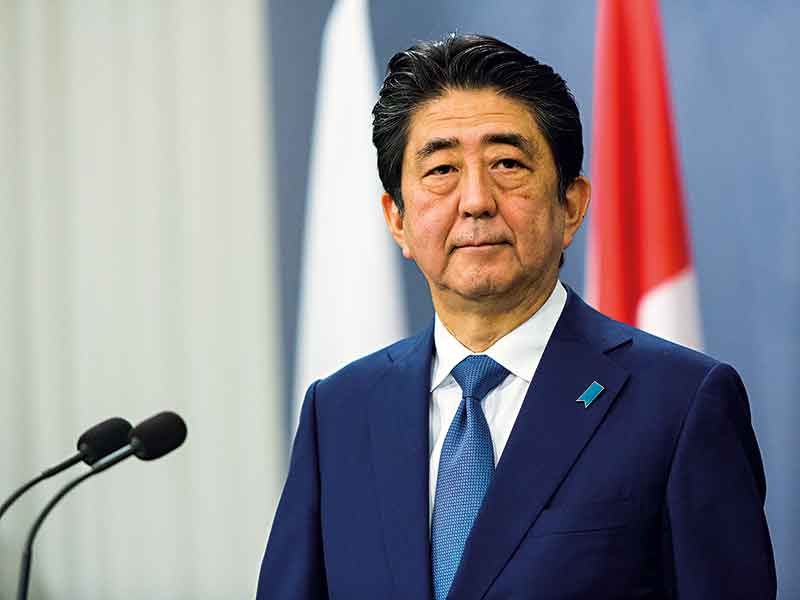
#> input picture image/Abenomics.jpg, 800 x 600 px, given in place of test.jpg, which was not available
$ python ex.py
#> lines starting #> are read from the running program, lines starting #| are printed output that depends on the picture; pictures that were not available may be replaced by others from this repository, and a replacement may not be noted
from PIL import Image

im1 = Image.open('test.jpg')
#> im1 is the input picture: PIL image 800x600 RGB; mean R, G, B 141.1, 136.8, 144.5
im2 = Image.open('test1.png')
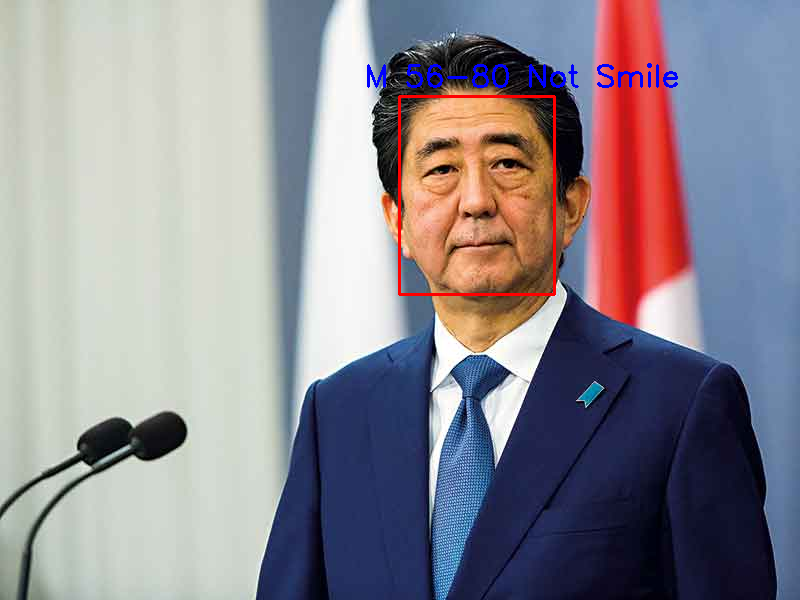
#> input picture test1.png, 800 x 600 px
#> im2 is the input picture: PIL image 800x600 RGB; mean R, G, B 141.3, 136.2, 145


def get_concat_h_resize(im1, im2, resample=Image.BICUBIC, resize_big_image=True):
#> called with resample = 3, resize_big_image = True
    if im1.height == im2.height:
        _im1 = im1
        _im2 = im2
    elif (((im1.height > im2.height) and resize_big_image) or
          ((im1.height < im2.height) and not resize_big_image)):
        _im1 = im1.resize((int(im1.width * im2.height / im1.height), im2.height), resample=resample)
        _im2 = im2
    else:
        _im1 = im1
        _im2 = im2.resize((int(im2.width * im1.height / im2.height), im1.height), resample=resample)
    dst = Image.new('RGB', (_im1.width + _im2.width, _im1.height))
#> dst: PIL image 1600x600 RGB; every value is 0
    dst.paste(_im1, (0, 0))
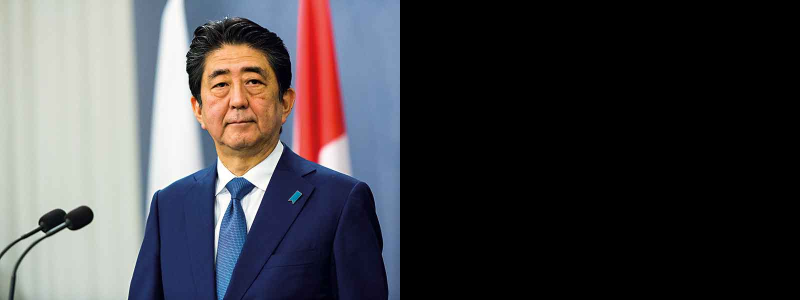
#> dst: PIL image 1600x600 RGB (shown at 1/2 size); mean R, G, B 70.6, 68.4, 72.3
    dst.paste(_im2, (_im1.width, 0))
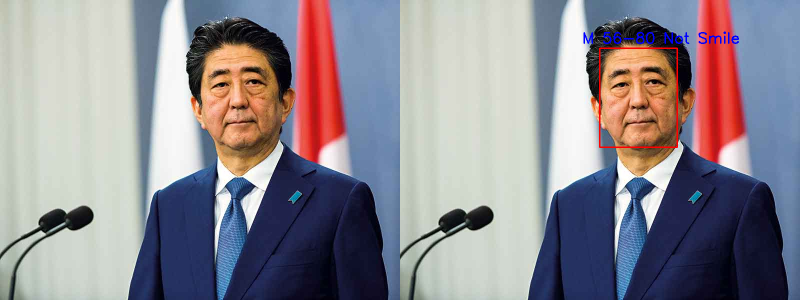
#> dst: PIL image 1600x600 RGB (shown at 1/2 size); mean R, G, B 141.2, 136.5, 144.8
    return dst


def get_concat_v_resize(im1, im2, resample=Image.BICUBIC, resize_big_image=True):
#> called with resample = 3, resize_big_image = False
    if im1.width == im2.width:
        _im1 = im1
        _im2 = im2
    elif (((im1.width > im2.width) and resize_big_image) or
          ((im1.width < im2.width) and not resize_big_image)):
        _im1 = im1.resize((im2.width, int(im1.height * im2.width / im1.width)), resample=resample)
        _im2 = im2
    else:
        _im1 = im1
        _im2 = im2.resize((im1.width, int(im2.height * im1.width / im2.width)), resample=resample)
    dst = Image.new('RGB', (_im1.width, _im1.height + _im2.height))
#> dst: PIL image 800x1200 RGB; every value is 0
    dst.paste(_im1, (0, 0))
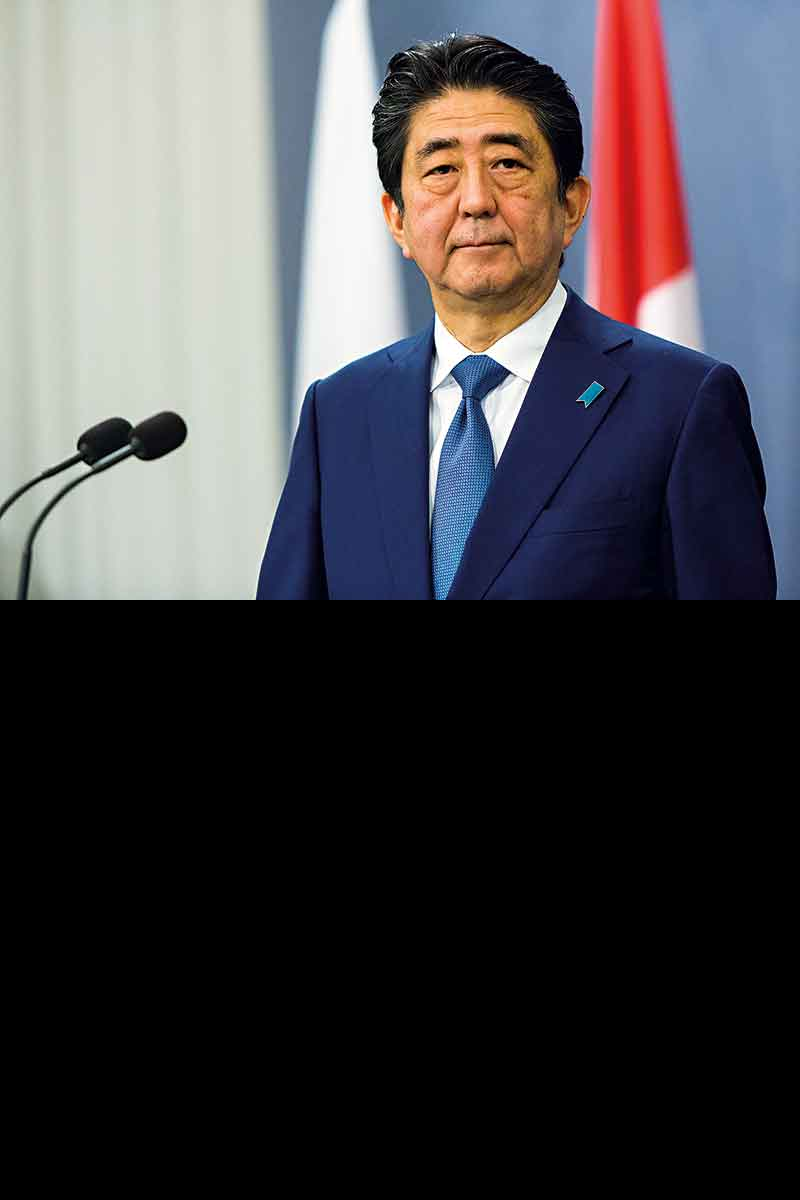
#> dst: PIL image 800x1200 RGB; mean R, G, B 70.6, 68.4, 72.3
    dst.paste(_im2, (0, _im1.height))
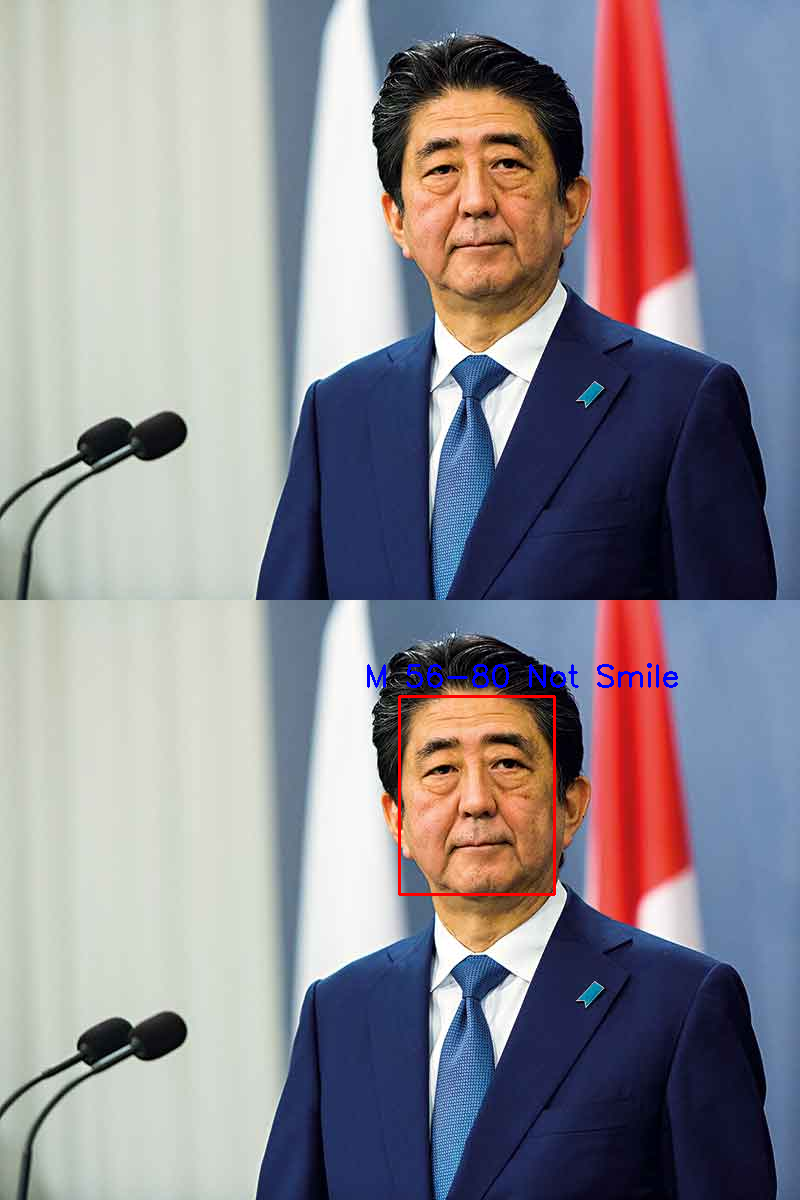
#> dst: PIL image 800x1200 RGB; mean R, G, B 141.2, 136.5, 144.8
    return dst


get_concat_h_resize(im1, im2).save('pillow_concat_h_resize.jpg')
get_concat_v_resize(im1, im2, resize_big_image=False).save('pillow_concat_v_resize.jpg')
